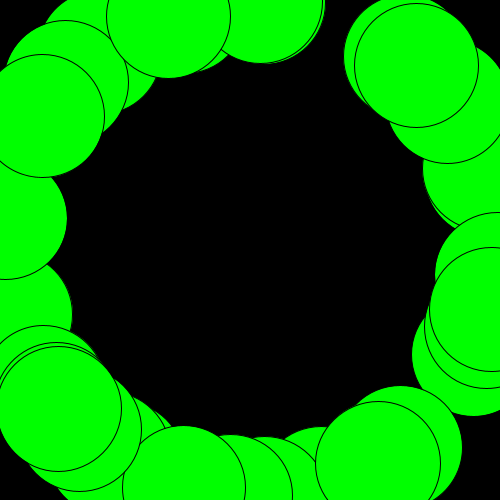
Frame 1 (no input)
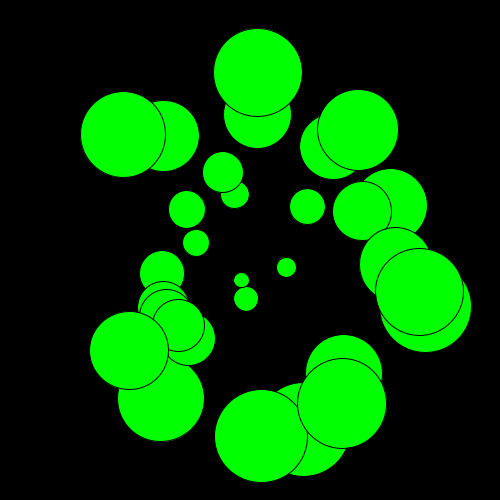
Frame 60 (the mouse pressed at the canvas centre just before this capture)
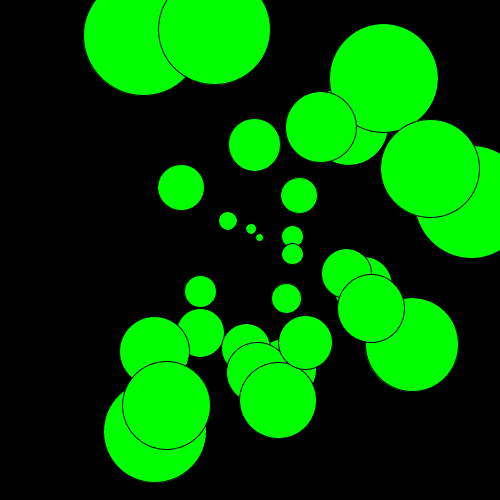
Frame 120 (the mouse held since frame 60 and released just before this capture)

The Processing sketch that drew these frames (run headless with seeded random() and noise(); from frame 60 on, the mouse is pressed at the canvas centre):

// Processing sketch: blackhole
// ── blackhole.pde
class Circle{
  float angle,distance,diameter,speed;
}

ArrayList<Circle> ens = new ArrayList<>();
void setup() {
  size(500,500);
  for (int i=0; i<30; i++) {
    Circle en = new Circle();
    en.angle = random(360);
    en.distance = width/2;
    en.diameter = width/4;
    en.speed = random(1,4);
    ens.add(en);
  }
}

void draw() {
  background(0);
  for (Circle en : ens) {
    if (en.distance > 0) {
      en.distance -= en.speed;
      en.diameter -= en.speed/2;
      float x = width/2 + en.distance*cos(en.angle*PI/180);
      float y = height/2 + en.distance*sin(en.angle*PI/180);
      fill(0,255,0);
      ellipse(x,y,en.diameter,en.diameter);
    } else {
      en.angle = random(360);
      en.distance = width/2;
      en.diameter = width/4;
      en.speed = random(1,4);
    }
  }
}
